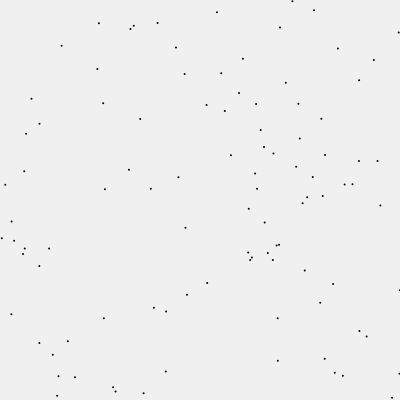
Frame 1 (no input)
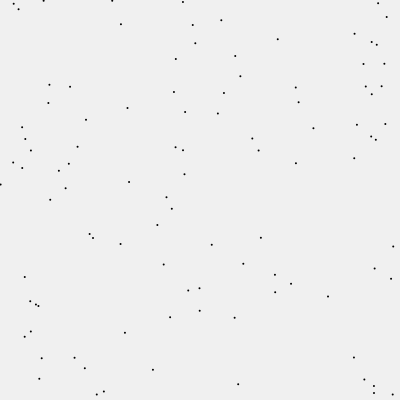
Frame 2 (the mouse pressed at the canvas centre, redrawn once)

The p5.js sketch that drew these frames (run headless with seeded random() and noise() and a simulated clock; the mouse was pressed at the canvas centre and the sketch redrawn once):

// p5.js sketch
// ── sketch.js
function setup() {
    createCanvas(400, 400);
    noLoop();
}

function draw() {
    background(240);
    strokeWeight(2);
    for(let i=0; i<100; i++) {
        let x = random(width);
        let y = random(height);
        point(x, y);
    }
}

// ── style.css
html,
body {
  margin: 0;
  min-height: 100%;
}

body {
  display: grid;
  place-items: center;
  background: #f3f3f3;
}

canvas {
  display: block;
}
